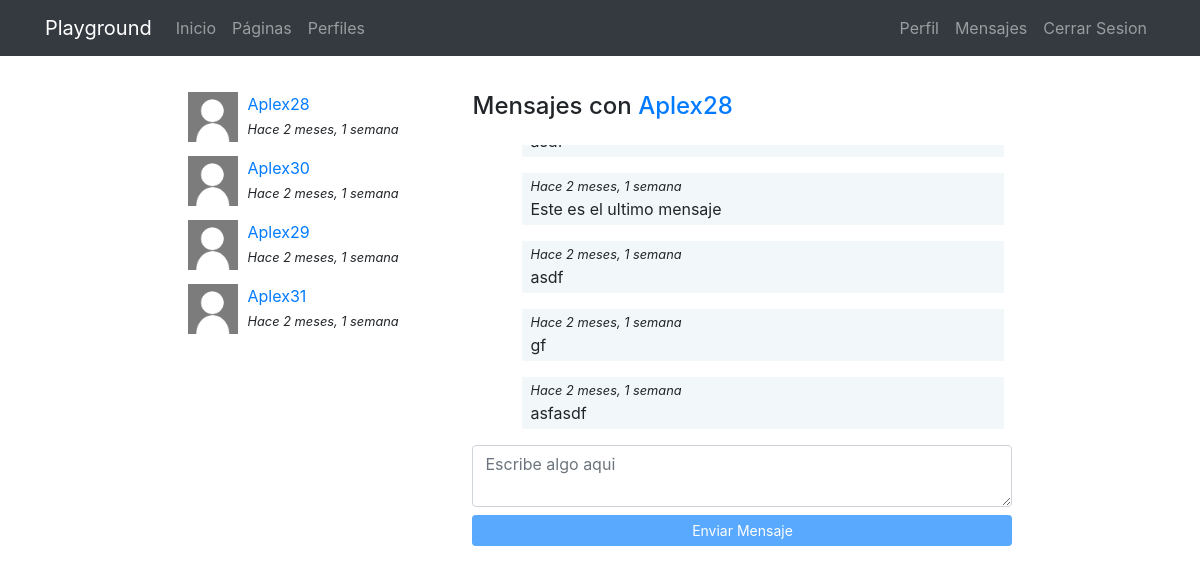
Screenshot of /messenger/thread/1/ (signed in) with the database file from the repository.
### messenger/models.py (models this page shows)
class Thread(models.Model): #Este hilo es el punto de encuentro que almacena:
    users = models.ManyToManyField(User, related_name='threads') #Los Usuarios, con un identificador users.threads
    messages = models.ManyToManyField(Message) #Los mensajes escritos por los usuarios
    updated = models.DateTimeField(auto_now=True)
    objects = ThreadManager() #Para asignarle el filtro.
    class Meta:
        ordering = ['-updated']

class Message(models.Model):
    user = models.ForeignKey(User, on_delete=models.CASCADE) #Se le asigna a user, los usuarios registrados y si se elimina uno, borraria todo lo relacionado a el.
    content = models.TextField()
    created = models.DateTimeField(auto_now_add=True)
    class Meta:
        ordering = ['created']

### messenger/views.py (the view)
# urls.py: path('thread/<int:pk>/', ThreadDetail.as_view(), name="detail"),
@method_decorator(login_required, name="dispatch")
class ThreadDetail(DetailView):
    model = Thread
    def get_object(self):
        obj = super(ThreadDetail, self).get_object()
        if self.request.user not in obj.users.all():
            raise Http404()
        return obj

### messenger/templates/messenger/thread_detail.html (shortened to what this page needs)
{% extends 'core/base.html' %}
{% load static %}
{% block content %}
<main role="main">
  <div class="container">
    <div class="row mt-3">
      <div class="col-md-9 mx-auto mb-5">
        <div class="row">
          <div class="col-md-4">
            {% for thread in request.user.threads.all %}
              {% if thread.messages.all|length > 0 %}
                <div class="mb-3">
                  {% for user in thread.users.all %}
                    {% if user != request.user %}
                      {% if user.profile.avatar %}
                        <img src="{{user.profile.avatar.url}}" class="avatar">
                      {% else %}
                        <img src="{% static 'registration/img/no-avatar.jpg' %}" class="avatar">
                      {% endif %}
                      <div>
                        <a href="{% url 'messenger:detail' thread.pk %}">{{user}}</a><br>
                        <small><i>Hace {{thread.messages.last.created|timesince}}</i></small>
                      </div>
                    {% endif %}
                  {% endfor %}
                </div>
              {% endif %}
            {% endfor %}
          </div>
          <div class="col-md-8">
            {% for user in thread.users.all %}
              {% if user != request.user %}
                <h4 class="mb-4">Mensajes con <a href="{% url 'profiles:detail' user %} ">{{user}}</a></h4>
              {% endif %}
            {% endfor %}
            <div class="thread" id="thread">
              {% for message in object.messages.all %}
                <div {% if request.user == message.user %}class="mine mb-3"{% else %}class="other mb-3"{% endif %}>
                  <small><i>Hace {{thread.messages.last.created|timesince}}</i></small><br>
                  {{message.content}}
                </div>
              {% endfor %}
            </div>
            <textarea id="content" class="form-control mb-2" rows="2" placeholder="Escribe algo aqui"></textarea>
            <button id="send" class="btn btn-primary btn-sm btn-block" disabled>Enviar Mensaje</button>
          </div>
        </div>
    </div>
  </div>
</main>
{% endblock %}

### core/static/core/css/main.css (style rules this page uses)
main { padding-top: 20px; }
:root { --jumbotron-padding-y: 3rem; }

### messenger/templates/messenger/thread_detail.html (style rules this page uses)
.avatar { width:50px; height:50px; float:left; margin-right:10px; }
.thread { max-height:300px; overflow-y:auto; padding:0 0.5em; }
.mine { padding:0 0.5em 0.25em; background-color:rgba(230,242,245,.5); width:92%; margin-left:8%; }

### rows the page displays
Thread: messages.last.created "2 meses, 1 semana"
Thread: messages.last.created "2 meses, 1 semana"
Thread: messages.last.created "2 meses, 1 semana"
Thread: messages.last.created "2 meses, 1 semana"
Message: content "Este es el ultimo mensaje"
Message: content "asdf"
Message: content "gf"
Message: content "asfasdf"

### other values shown
{{ user }} "Aplex28"
{{ user }} "Aplex30"
{{ user }} "Aplex29"
{{ user }} "Aplex31"
